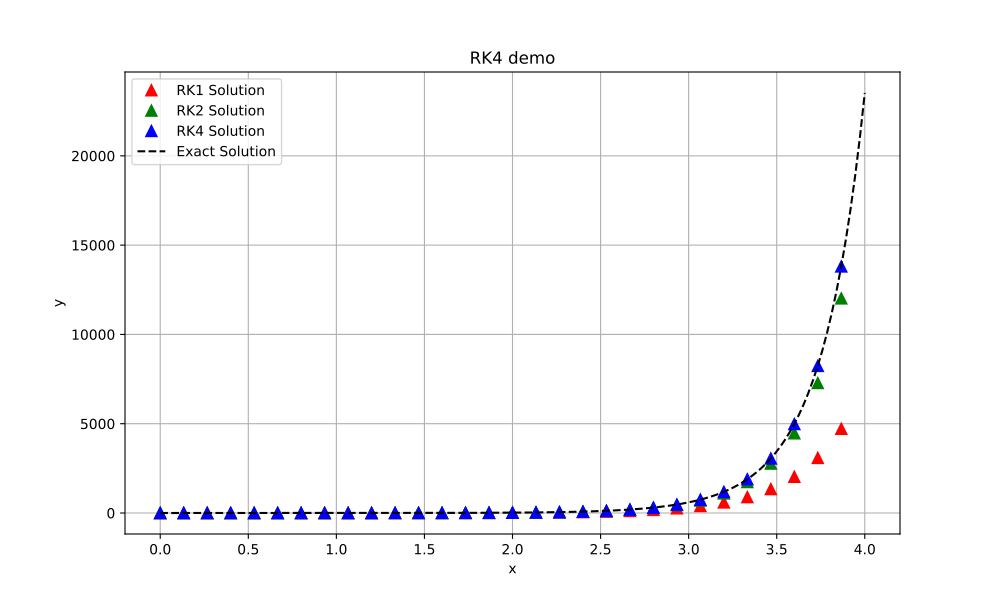

The Python source for this figure:
import numpy as np
import matplotlib.pyplot as plt

def RK1Solve(f, y0, nsteps, x0, xmax) -> np.array:
    h = (xmax - x0) / nsteps  # step size
    x = x0                     # independent variable
    y = y0                     # dependent variable to plot vs x
    points = [(x0, y0)]        # store points for plotting

    for i in range(nsteps - 1):
        k1 = h * f(x, y)
        y = y + k1
        x += h
        points.append((x, y))
    return np.array(points)

def RK2Solve(f, y0, nsteps, x0, xmax) -> np.array:
    h = (xmax - x0) / nsteps  # step size
    x = x0                     # independent variable
    y = y0                     # dependent variable to plot vs x
    points = [(x0, y0)]        # store points for plotting

    for i in range(nsteps - 1):
        k1 = h * f(x, y)
        k2 = h * f(x + h / 2, y + k1 / 2)
        y = y + k2
        x += h
        points.append((x, y))
    return np.array(points)

def RK4Solve(f, y0, nsteps, x0, xmax) -> np.array:
    h = (xmax - x0) / nsteps   # step size
    x = x0                     # independent variable
    y = y0                     # dependent variable to plot vs x
    points = [(x0, y0)]        # store points for plotting

    for i in range(nsteps - 1):
        k1 = h * f(x, y)
        k2 = h * f(x + h/2, y + k1/2)
        k3 = h * f(x + h/2, y + k2/2)
        k4 = h * f(x + h, y + k3)
        y = y + k1/6 + k2/3 + k3/3 + k4/6
        x += h
        points.append((x,y))
    return np.array(points)


# The differential equation to be solved
def fun1(x, y):
    return  x*y + x**5  # f = y'(x,y) = x * y(x) + x^5  
                    # solution: y(x) =  8*exp(x^2 / 2) - x^4 - 4x^2 - 8; with initial condition y(0)=0

# Solve our DEQ using RK1 or RK2 methods!
tg1 = RK1Solve(fun1, 0, 30, 0, 4)  # initial condition y(0)=0
tg2 = RK2Solve(fun1, 0, 30, 0, 4)
tg4 = RK4Solve(fun1, 0, 30, 0, 4)
x_exact = np.linspace(0, 4, 300)
y_exact = 8 * np.exp(x_exact**2 / 2) - x_exact**4 - 4*x_exact**2 - 8 # exact solution

# Plot the results
plt.figure(figsize=(10, 6))
plt.plot(tg1[:, 0], tg1[:, 1], 'r^', markersize=8, label='RK1 Solution')
plt.plot(tg2[:, 0], tg2[:, 1], 'g^', markersize=8, label='RK2 Solution')
plt.plot(tg4[:, 0], tg4[:, 1], 'b^', markersize=8, label='RK4 Solution')
plt.plot(x_exact, y_exact, 'k--', label='Exact Solution')

plt.title("RK4 demo")
plt.xlabel("x")
plt.ylabel("y")
plt.legend()
plt.grid()
plt.savefig("RK4.pdf")
# print("close plot window to exit")
# plt.show()
